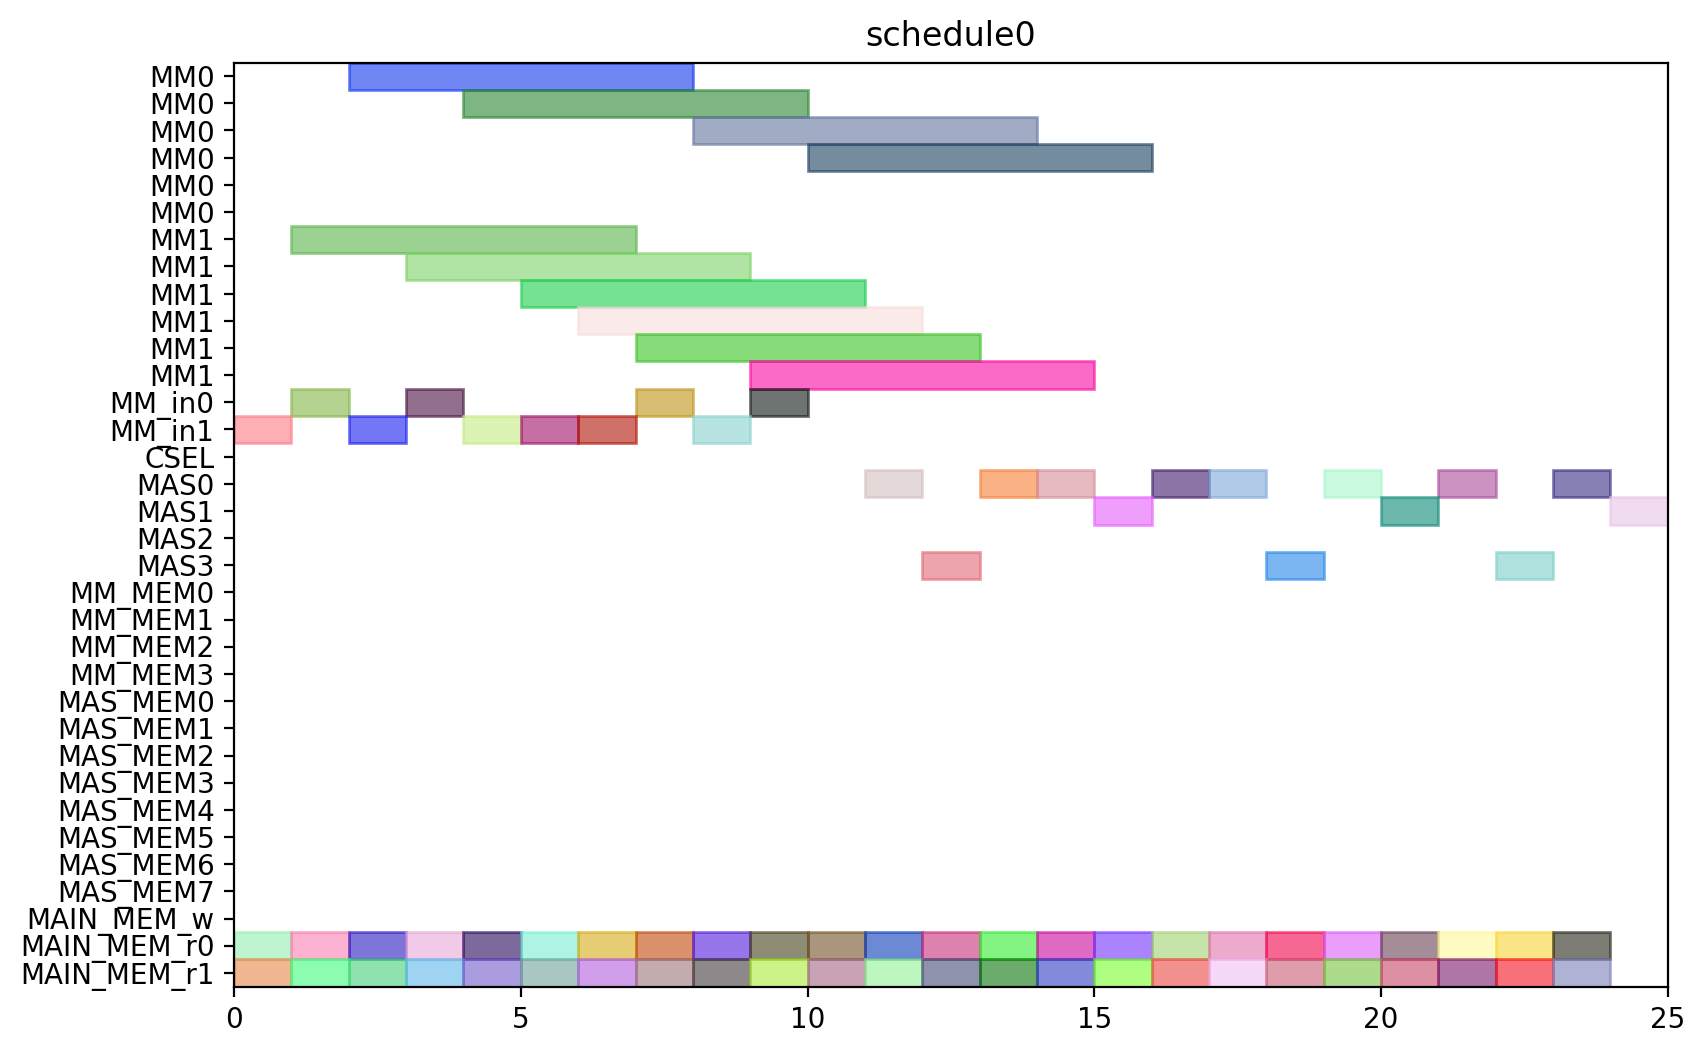

The script that drew this image:
from pyschedule import Scenario, solvers, plotters, alt


def solve():
	horizon = 120
	S = Scenario("schedule0", horizon=horizon)

	# resource
	MM = S.Resources('MM', num=2, size=6)
	MM_in = S.Resources('MM_in', num=2)
	CSEL = S.Resource('CSEL')
	MAS = S.Resources('MAS', num=4, size=1, periods=range(1, horizon))
	MM_MEM = S.Resources('MM_MEM', num=4)
	MAS_MEM = S.Resources('MAS_MEM', num=8)
	MAIN_MEM_w = S.Resource('MAIN_MEM_w', size=1)
	MAIN_MEM_r = S.Resources('MAIN_MEM_r', num=2)

	# result of previous scheduling

	# new tasks
	t0_t0 = S.Task('t0_t0', length=1, delay_cost=1)
	t0_t0 += alt(MAS)
	t0_t0_mem0 = S.Task('t0_t0_mem0', length=1, delay_cost=1)
	t0_t0_mem0 += MAIN_MEM_r[0]
	S += t0_t0_mem0 <= t0_t0

	t0_t0_mem1 = S.Task('t0_t0_mem1', length=1, delay_cost=1)
	t0_t0_mem1 += MAIN_MEM_r[1]
	S += t0_t0_mem1 <= t0_t0

	t0_t1 = S.Task('t0_t1', length=1, delay_cost=1)
	t0_t1 += alt(MAS)
	t0_t1_mem0 = S.Task('t0_t1_mem0', length=1, delay_cost=1)
	t0_t1_mem0 += MAIN_MEM_r[0]
	S += t0_t1_mem0 <= t0_t1

	t0_t1_mem1 = S.Task('t0_t1_mem1', length=1, delay_cost=1)
	t0_t1_mem1 += MAIN_MEM_r[1]
	S += t0_t1_mem1 <= t0_t1

	t0_t3 = S.Task('t0_t3', length=6, delay_cost=1)
	t0_t3 += alt(MM)
	t0_t3_in = S.Task('t0_t3_in', length=1, delay_cost=1)
	t0_t3_in += alt(MM_in)
	S += t0_t3_in*MM_in[0]<=t0_t3*MM[0]
	S += t0_t3_in*MM_in[1]<=t0_t3*MM[1]
	t0_t3_mem0 = S.Task('t0_t3_mem0', length=1, delay_cost=1)
	t0_t3_mem0 += MAIN_MEM_r[0]
	S += t0_t3_mem0 <= t0_t3

	t0_t3_mem1 = S.Task('t0_t3_mem1', length=1, delay_cost=1)
	t0_t3_mem1 += MAIN_MEM_r[1]
	S += t0_t3_mem1 <= t0_t3

	t10 = S.Task('t10', length=1, delay_cost=1)
	t10 += alt(MAS)
	t10_mem0 = S.Task('t10_mem0', length=1, delay_cost=1)
	t10_mem0 += MAIN_MEM_r[0]
	S += t10_mem0 <= t10

	t10_mem1 = S.Task('t10_mem1', length=1, delay_cost=1)
	t10_mem1 += MAIN_MEM_r[1]
	S += t10_mem1 <= t10

	t11 = S.Task('t11', length=1, delay_cost=1)
	t11 += alt(MAS)
	t11_mem0 = S.Task('t11_mem0', length=1, delay_cost=1)
	t11_mem0 += MAIN_MEM_r[0]
	S += t11_mem0 <= t11

	t11_mem1 = S.Task('t11_mem1', length=1, delay_cost=1)
	t11_mem1 += MAIN_MEM_r[1]
	S += t11_mem1 <= t11

	t3_t0 = S.Task('t3_t0', length=6, delay_cost=1)
	t3_t0 += alt(MM)
	t3_t0_in = S.Task('t3_t0_in', length=1, delay_cost=1)
	t3_t0_in += alt(MM_in)
	S += t3_t0_in*MM_in[0]<=t3_t0*MM[0]
	S += t3_t0_in*MM_in[1]<=t3_t0*MM[1]
	t3_t0_mem0 = S.Task('t3_t0_mem0', length=1, delay_cost=1)
	t3_t0_mem0 += MAIN_MEM_r[0]
	S += t3_t0_mem0 <= t3_t0

	t3_t0_mem1 = S.Task('t3_t0_mem1', length=1, delay_cost=1)
	t3_t0_mem1 += MAIN_MEM_r[1]
	S += t3_t0_mem1 <= t3_t0

	t3_t1 = S.Task('t3_t1', length=6, delay_cost=1)
	t3_t1 += alt(MM)
	t3_t1_in = S.Task('t3_t1_in', length=1, delay_cost=1)
	t3_t1_in += alt(MM_in)
	S += t3_t1_in*MM_in[0]<=t3_t1*MM[0]
	S += t3_t1_in*MM_in[1]<=t3_t1*MM[1]
	t3_t1_mem0 = S.Task('t3_t1_mem0', length=1, delay_cost=1)
	t3_t1_mem0 += MAIN_MEM_r[0]
	S += t3_t1_mem0 <= t3_t1

	t3_t1_mem1 = S.Task('t3_t1_mem1', length=1, delay_cost=1)
	t3_t1_mem1 += MAIN_MEM_r[1]
	S += t3_t1_mem1 <= t3_t1

	t3_t2 = S.Task('t3_t2', length=1, delay_cost=1)
	t3_t2 += alt(MAS)
	t3_t2_mem0 = S.Task('t3_t2_mem0', length=1, delay_cost=1)
	t3_t2_mem0 += MAIN_MEM_r[0]
	S += t3_t2_mem0 <= t3_t2

	t3_t2_mem1 = S.Task('t3_t2_mem1', length=1, delay_cost=1)
	t3_t2_mem1 += MAIN_MEM_r[1]
	S += t3_t2_mem1 <= t3_t2

	t3_t3 = S.Task('t3_t3', length=1, delay_cost=1)
	t3_t3 += alt(MAS)
	t3_t3_mem0 = S.Task('t3_t3_mem0', length=1, delay_cost=1)
	t3_t3_mem0 += MAIN_MEM_r[0]
	S += t3_t3_mem0 <= t3_t3

	t3_t3_mem1 = S.Task('t3_t3_mem1', length=1, delay_cost=1)
	t3_t3_mem1 += MAIN_MEM_r[1]
	S += t3_t3_mem1 <= t3_t3

	t4_t0 = S.Task('t4_t0', length=1, delay_cost=1)
	t4_t0 += alt(MAS)
	t4_t0_mem0 = S.Task('t4_t0_mem0', length=1, delay_cost=1)
	t4_t0_mem0 += MAIN_MEM_r[0]
	S += t4_t0_mem0 <= t4_t0

	t4_t0_mem1 = S.Task('t4_t0_mem1', length=1, delay_cost=1)
	t4_t0_mem1 += MAIN_MEM_r[1]
	S += t4_t0_mem1 <= t4_t0

	t4_t1 = S.Task('t4_t1', length=1, delay_cost=1)
	t4_t1 += alt(MAS)
	t4_t1_mem0 = S.Task('t4_t1_mem0', length=1, delay_cost=1)
	t4_t1_mem0 += MAIN_MEM_r[0]
	S += t4_t1_mem0 <= t4_t1

	t4_t1_mem1 = S.Task('t4_t1_mem1', length=1, delay_cost=1)
	t4_t1_mem1 += MAIN_MEM_r[1]
	S += t4_t1_mem1 <= t4_t1

	t4_t3 = S.Task('t4_t3', length=6, delay_cost=1)
	t4_t3 += alt(MM)
	t4_t3_in = S.Task('t4_t3_in', length=1, delay_cost=1)
	t4_t3_in += alt(MM_in)
	S += t4_t3_in*MM_in[0]<=t4_t3*MM[0]
	S += t4_t3_in*MM_in[1]<=t4_t3*MM[1]
	t4_t3_mem0 = S.Task('t4_t3_mem0', length=1, delay_cost=1)
	t4_t3_mem0 += MAIN_MEM_r[0]
	S += t4_t3_mem0 <= t4_t3

	t4_t3_mem1 = S.Task('t4_t3_mem1', length=1, delay_cost=1)
	t4_t3_mem1 += MAIN_MEM_r[1]
	S += t4_t3_mem1 <= t4_t3

	t5_t0 = S.Task('t5_t0', length=6, delay_cost=1)
	t5_t0 += alt(MM)
	t5_t0_in = S.Task('t5_t0_in', length=1, delay_cost=1)
	t5_t0_in += alt(MM_in)
	S += t5_t0_in*MM_in[0]<=t5_t0*MM[0]
	S += t5_t0_in*MM_in[1]<=t5_t0*MM[1]
	t5_t0_mem0 = S.Task('t5_t0_mem0', length=1, delay_cost=1)
	t5_t0_mem0 += MAIN_MEM_r[0]
	S += t5_t0_mem0 <= t5_t0

	t5_t0_mem1 = S.Task('t5_t0_mem1', length=1, delay_cost=1)
	t5_t0_mem1 += MAIN_MEM_r[1]
	S += t5_t0_mem1 <= t5_t0

	t5_t1 = S.Task('t5_t1', length=6, delay_cost=1)
	t5_t1 += alt(MM)
	t5_t1_in = S.Task('t5_t1_in', length=1, delay_cost=1)
	t5_t1_in += alt(MM_in)
	S += t5_t1_in*MM_in[0]<=t5_t1*MM[0]
	S += t5_t1_in*MM_in[1]<=t5_t1*MM[1]
	t5_t1_mem0 = S.Task('t5_t1_mem0', length=1, delay_cost=1)
	t5_t1_mem0 += MAIN_MEM_r[0]
	S += t5_t1_mem0 <= t5_t1

	t5_t1_mem1 = S.Task('t5_t1_mem1', length=1, delay_cost=1)
	t5_t1_mem1 += MAIN_MEM_r[1]
	S += t5_t1_mem1 <= t5_t1

	t5_t2 = S.Task('t5_t2', length=1, delay_cost=1)
	t5_t2 += alt(MAS)
	t5_t2_mem0 = S.Task('t5_t2_mem0', length=1, delay_cost=1)
	t5_t2_mem0 += MAIN_MEM_r[0]
	S += t5_t2_mem0 <= t5_t2

	t5_t2_mem1 = S.Task('t5_t2_mem1', length=1, delay_cost=1)
	t5_t2_mem1 += MAIN_MEM_r[1]
	S += t5_t2_mem1 <= t5_t2

	t5_t3 = S.Task('t5_t3', length=1, delay_cost=1)
	t5_t3 += alt(MAS)
	t5_t3_mem0 = S.Task('t5_t3_mem0', length=1, delay_cost=1)
	t5_t3_mem0 += MAIN_MEM_r[0]
	S += t5_t3_mem0 <= t5_t3

	t5_t3_mem1 = S.Task('t5_t3_mem1', length=1, delay_cost=1)
	t5_t3_mem1 += MAIN_MEM_r[1]
	S += t5_t3_mem1 <= t5_t3

	t6_t0 = S.Task('t6_t0', length=6, delay_cost=1)
	t6_t0 += alt(MM)
	t6_t0_in = S.Task('t6_t0_in', length=1, delay_cost=1)
	t6_t0_in += alt(MM_in)
	S += t6_t0_in*MM_in[0]<=t6_t0*MM[0]
	S += t6_t0_in*MM_in[1]<=t6_t0*MM[1]
	t6_t0_mem0 = S.Task('t6_t0_mem0', length=1, delay_cost=1)
	t6_t0_mem0 += MAIN_MEM_r[0]
	S += t6_t0_mem0 <= t6_t0

	t6_t0_mem1 = S.Task('t6_t0_mem1', length=1, delay_cost=1)
	t6_t0_mem1 += MAIN_MEM_r[1]
	S += t6_t0_mem1 <= t6_t0

	t6_t1 = S.Task('t6_t1', length=6, delay_cost=1)
	t6_t1 += alt(MM)
	t6_t1_in = S.Task('t6_t1_in', length=1, delay_cost=1)
	t6_t1_in += alt(MM_in)
	S += t6_t1_in*MM_in[0]<=t6_t1*MM[0]
	S += t6_t1_in*MM_in[1]<=t6_t1*MM[1]
	t6_t1_mem0 = S.Task('t6_t1_mem0', length=1, delay_cost=1)
	t6_t1_mem0 += MAIN_MEM_r[0]
	S += t6_t1_mem0 <= t6_t1

	t6_t1_mem1 = S.Task('t6_t1_mem1', length=1, delay_cost=1)
	t6_t1_mem1 += MAIN_MEM_r[1]
	S += t6_t1_mem1 <= t6_t1

	t6_t2 = S.Task('t6_t2', length=1, delay_cost=1)
	t6_t2 += alt(MAS)
	t6_t2_mem0 = S.Task('t6_t2_mem0', length=1, delay_cost=1)
	t6_t2_mem0 += MAIN_MEM_r[0]
	S += t6_t2_mem0 <= t6_t2

	t6_t2_mem1 = S.Task('t6_t2_mem1', length=1, delay_cost=1)
	t6_t2_mem1 += MAIN_MEM_r[1]
	S += t6_t2_mem1 <= t6_t2

	t6_t3 = S.Task('t6_t3', length=1, delay_cost=1)
	t6_t3 += alt(MAS)
	t6_t3_mem0 = S.Task('t6_t3_mem0', length=1, delay_cost=1)
	t6_t3_mem0 += MAIN_MEM_r[0]
	S += t6_t3_mem0 <= t6_t3

	t6_t3_mem1 = S.Task('t6_t3_mem1', length=1, delay_cost=1)
	t6_t3_mem1 += MAIN_MEM_r[1]
	S += t6_t3_mem1 <= t6_t3

	t7_t0 = S.Task('t7_t0', length=6, delay_cost=1)
	t7_t0 += alt(MM)
	t7_t0_in = S.Task('t7_t0_in', length=1, delay_cost=1)
	t7_t0_in += alt(MM_in)
	S += t7_t0_in*MM_in[0]<=t7_t0*MM[0]
	S += t7_t0_in*MM_in[1]<=t7_t0*MM[1]
	t7_t0_mem0 = S.Task('t7_t0_mem0', length=1, delay_cost=1)
	t7_t0_mem0 += MAIN_MEM_r[0]
	S += t7_t0_mem0 <= t7_t0

	t7_t0_mem1 = S.Task('t7_t0_mem1', length=1, delay_cost=1)
	t7_t0_mem1 += MAIN_MEM_r[1]
	S += t7_t0_mem1 <= t7_t0

	t7_t1 = S.Task('t7_t1', length=6, delay_cost=1)
	t7_t1 += alt(MM)
	t7_t1_in = S.Task('t7_t1_in', length=1, delay_cost=1)
	t7_t1_in += alt(MM_in)
	S += t7_t1_in*MM_in[0]<=t7_t1*MM[0]
	S += t7_t1_in*MM_in[1]<=t7_t1*MM[1]
	t7_t1_mem0 = S.Task('t7_t1_mem0', length=1, delay_cost=1)
	t7_t1_mem0 += MAIN_MEM_r[0]
	S += t7_t1_mem0 <= t7_t1

	t7_t1_mem1 = S.Task('t7_t1_mem1', length=1, delay_cost=1)
	t7_t1_mem1 += MAIN_MEM_r[1]
	S += t7_t1_mem1 <= t7_t1

	t7_t2 = S.Task('t7_t2', length=1, delay_cost=1)
	t7_t2 += alt(MAS)
	t7_t2_mem0 = S.Task('t7_t2_mem0', length=1, delay_cost=1)
	t7_t2_mem0 += MAIN_MEM_r[0]
	S += t7_t2_mem0 <= t7_t2

	t7_t2_mem1 = S.Task('t7_t2_mem1', length=1, delay_cost=1)
	t7_t2_mem1 += MAIN_MEM_r[1]
	S += t7_t2_mem1 <= t7_t2

	t7_t3 = S.Task('t7_t3', length=1, delay_cost=1)
	t7_t3 += alt(MAS)
	t7_t3_mem0 = S.Task('t7_t3_mem0', length=1, delay_cost=1)
	t7_t3_mem0 += MAIN_MEM_r[0]
	S += t7_t3_mem0 <= t7_t3

	t7_t3_mem1 = S.Task('t7_t3_mem1', length=1, delay_cost=1)
	t7_t3_mem1 += MAIN_MEM_r[1]
	S += t7_t3_mem1 <= t7_t3

	solvers.mip.solve(S,msg=1,kind='CPLEX',ratio_gap=1.01)

	solution = [['hoge']*len(S.solution()[1]) for i in range(len(S.solution()))]
	for i in range(len(S.solution())):
		for j in range(len(S.solution()[i])):
			solution[i][j]=str(S.solution()[i][j])
	print(solution)

	cycles = int(solution[-1][3])

	pic_file_name = "/home/mfukuda/ABE/multiRAM_multiMAS_16mux/scheduling_result/stage6MM2_stage1MAS4/SQR012345/schedule0.png"
	if(S.solution() != []):
		plotters.matplotlib.plot(S,img_filename=pic_file_name, show_task_labels=False, fig_size=(cycles*0.25+3, 6))

	return solution
